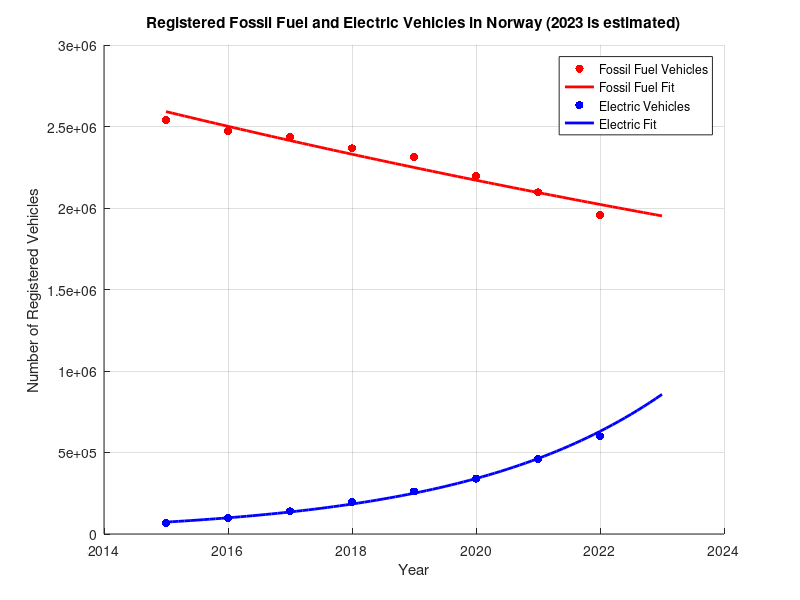

The MATLAB script that drew this image: (Note: this script raises an error after producing the figure.)
clear all;
clc;

% Input data for Fossil Fuel Vehicles
years_ff = [2015 2016, 2017, 2018, 2019, 2020, 2021, 2022];
amount_ff = [2538974, 2473095, 2434491, 2365621, 2312226, 2196802, 2096047, 1957671];

% Input data for Electric Vehicles
years_ev = [2015 2016, 2017, 2018, 2019, 2020, 2021, 2022];
amount_ev = [69134, 97532, 139000, 195351, 260692, 340002, 460734, 599169];

% Create a new figure
figure;

% Create a scatter plot for Fossil Fuel Vehicles
scatter(years_ff, amount_ff, 'r', 'filled');
hold on;

% Fit an exponential curve for Fossil Fuel Vehicles
coefficients_ff = polyfit(years_ff, log(amount_ff), 1);
a_ff = exp(coefficients_ff(2));
b_ff = coefficients_ff(1);

% Create an x-values vector for the fitted curve for Fossil Fuel Vehicles
x_fit_ff = 2015:0.1:2023;

% Calculate the corresponding y-values for the fitted curve for Fossil Fuel Vehicles
y_fit_ff = a_ff * exp(b_ff * x_fit_ff);

% Plot the fitted curve for Fossil Fuel Vehicles
plot(x_fit_ff, y_fit_ff, 'r', 'LineWidth', 2);

% Create a scatter plot for Electric Vehicles
scatter(years_ev, amount_ev, 'b', 'filled');

% Fit an exponential curve for Electric Vehicles
coefficients_ev = polyfit(years_ev, log(amount_ev), 1);
a_ev = exp(coefficients_ev(2));
b_ev = coefficients_ev(1);

% Create an x-values vector for the fitted curve for Electric Vehicles
x_fit_ev = 2015:0.1:2023;

% Calculate the corresponding y-values for the fitted curve for Electric Vehicles
y_fit_ev = a_ev * exp(b_ev * x_fit_ev);

% Plot the fitted curve for Electric Vehicles
plot(x_fit_ev, y_fit_ev, 'b', 'LineWidth', 2);

% Add labels and a legend
xlabel('Year');
ylabel('Number of Registered Vehicles');
title('Registered Fossil Fuel and Electric Vehicles in Norway (2023 is estimated)');
legend('Fossil Fuel Vehicles', 'Fossil Fuel Fit', 'Electric Vehicles', 'Electric Fit');
grid on;

% Set y-axis to display numbers in normal form with a space between thousands
ax = gca;
ax.YAxis.Exponent = 0;
ax.YAxis.TickLabelFormat = '%,.0f'; % Format with thousands separator

% Adjust y-axis ticks to have steps of 250,000
yticks(0:250000:5000000);

% Hold off to end the current plot
hold off;
